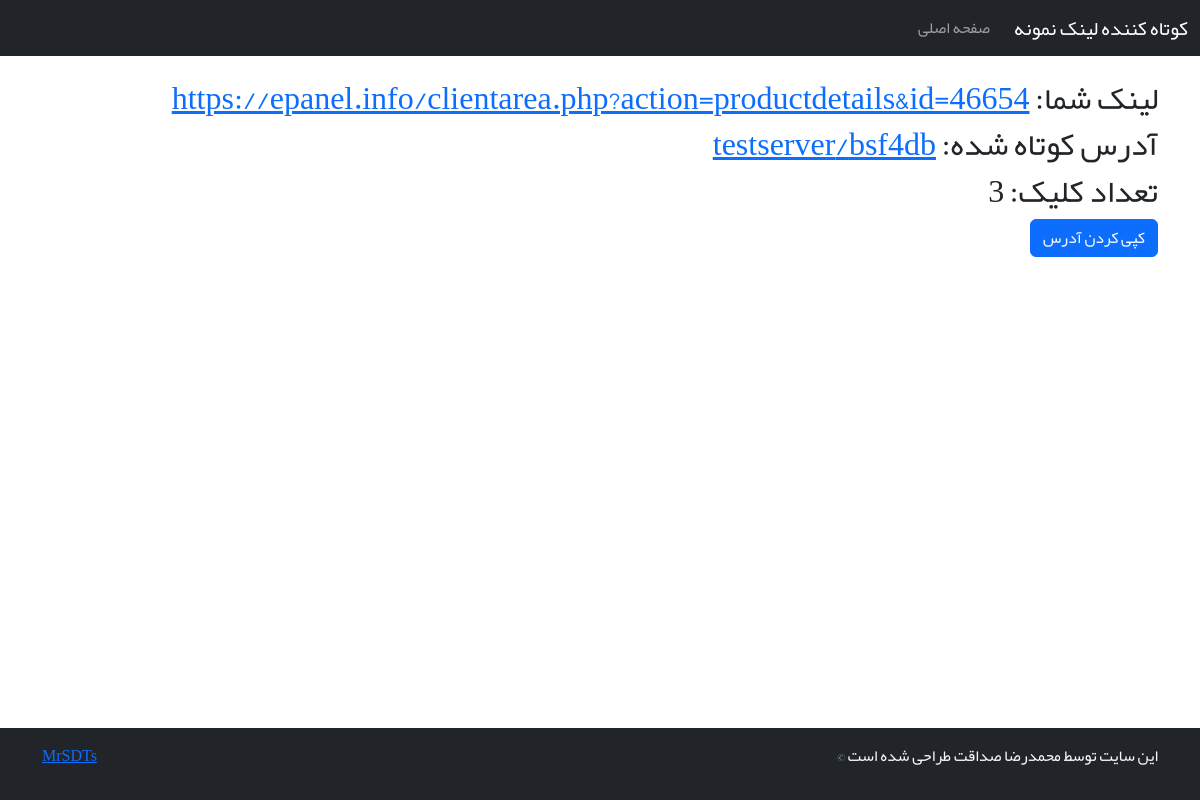
/bsf4db/stats/, run on an earlier commit of the app's database.
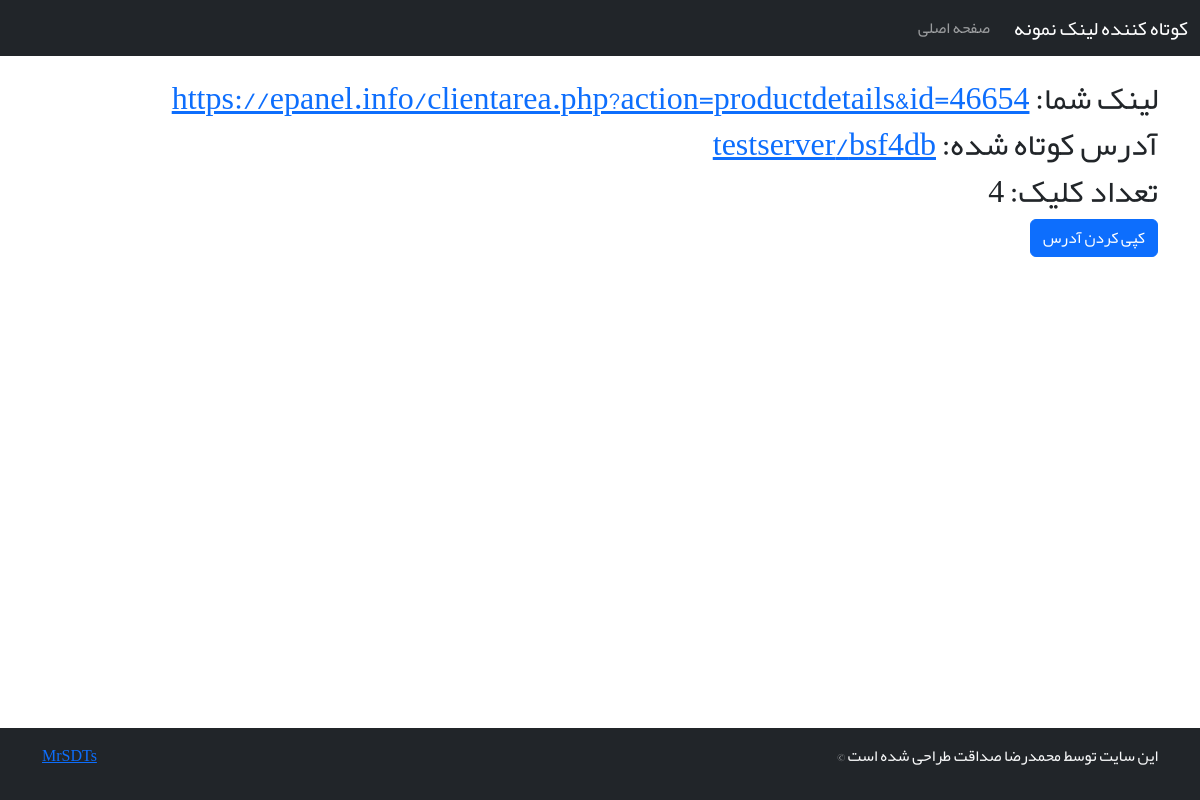
And on a later commit of the database.
### shortner/models.py (models this page shows, shortened)
class ShortURL(models.Model):
    original_url = models.URLField(max_length=1000)
    short_code = models.CharField(max_length=15, unique=True, blank=True)
    num_clicks = models.IntegerField(default=0)
    created_at = models.DateTimeField(auto_now_add=True)

### shortner/views.py (the view)
# urls.py: path('<short_code>/stats/', views.shorten_url_created, name='shorten_url_created'),
def shorten_url_created(request, short_code):
    short_url = get_object_or_404(ShortURL, short_code=short_code)
    return render(request, 'stats.html', {'short_url': short_url})

### templates/stats.html (shortened to what this page needs)
{% extends 'base.html' %}
{% block content %}
    <h2>لینک شما: <a href="{{ short_url.original_url }}">{{ short_url.original_url }}</a></h2>
    <h2>آدرس کوتاه شده: <a id="short-url" target="_blank" href="{{ request.scheme }}://{{ request.get_host }}/{{ short_url.short_code }}">{{ request.get_host }}/{{ short_url.short_code }}</a></h2>
    <h2>تعداد کلیک: {{ short_url.num_clicks }}</h2>
    <button id="copy-button" class="btn btn-primary">کپی کردن آدرس</button>
<div aria-live="polite" aria-atomic="true" class="bg-body-secondary position-relative bd-example-toasts rounded-3">
  <div class="toast-container p-3 " id="toastPlacement">
  </div>
</div>
{% endblock %}

### templates/base.html (shortened to what this page needs)
{% load static %}
<!DOCTYPE html>
<html lang="fa" dir="rtl">
<head>
<link rel="stylesheet" href="https://cdn.jsdelivr.net/npm/bootstrap@5.3.0-alpha1/dist/css/bootstrap.rtl.min.css">
    <link rel="stylesheet" href="{% static 'style.css' %}">
</head>
<body>
<nav class="navbar navbar-expand-lg navbar-dark bg-dark">
    <div class="container-fluid">
        <a class="navbar-brand" href="{% url 'shortener:index' %}">کوتاه کننده لینک نمونه</a>
        <div class="collapse navbar-collapse" id="navbarNav">
            <ul class="navbar-nav">
                <li class="nav-item">
                    <a class="nav-link" href="{% url 'shortener:index' %}">صفحه اصلی</a>
                </li>
            </ul>
        </div>
    </div>
</nav>
<div class="container mt-4">
    {% block content %}{% endblock %}
</div>
<footer class="bg-dark py-3 text-light fixed-bottom">
  <div class="container">
    <div class="row">
      <div class="col-md-6 text-center text-md-start">
        <p>این سایت توسط محمدرضا صداقت طراحی شده است
        &copy;</p>
      </div>
      <div class="col-md-6 text-center text-md-end">
        <ul class="list-inline">
          <li class="list-inline-item"><a href="https://mrsdts.ir" target="_blank">MrSDTs</a></li>
        </ul>
      </div>
    </div>
  </div>
</footer>
</body>
</html>

### static/style.css (style rules this page uses)
body { font-family: yekan; }

What changed in the data, as far as the page shows it:
changed ShortURL "https://epanel.info/clientarea.php?action=productdetails&id=46654": num_clicks "3" → "4"
